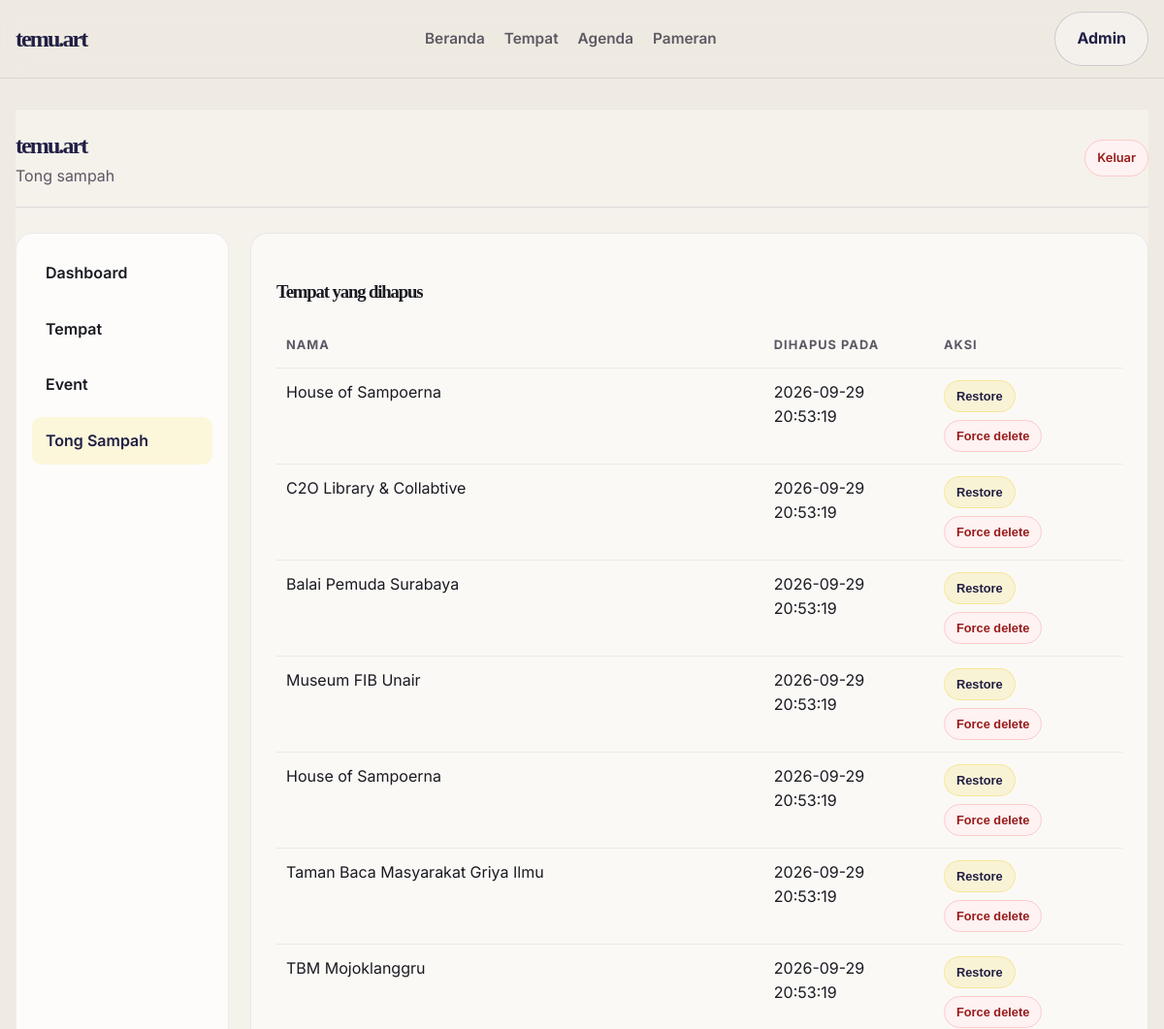
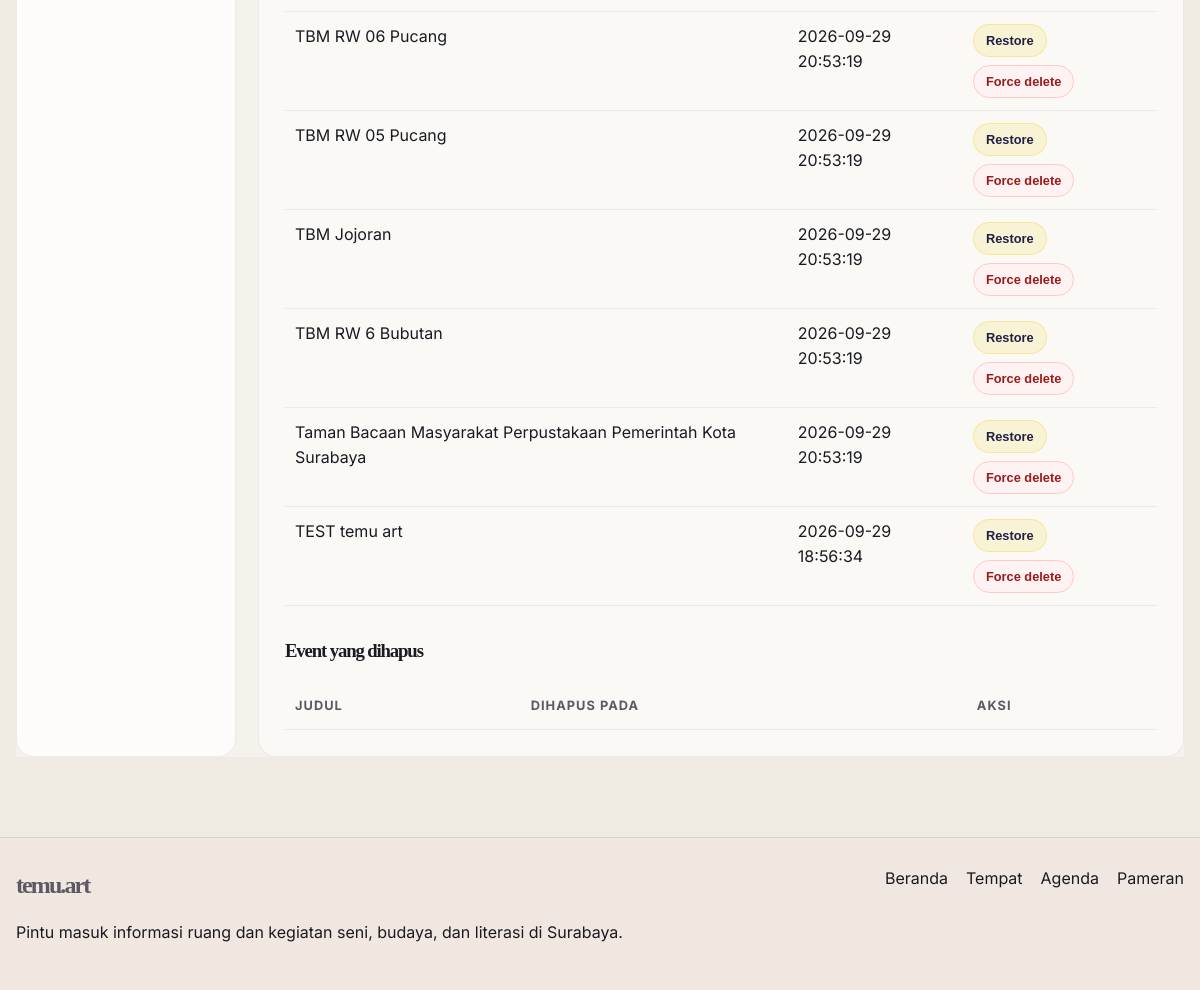
/admin/trash.php (signed in), run on the app's committed database (2 pictures, top to bottom).
### tables this page shows
CREATE TABLE `places` (
  `id` int unsigned NOT NULL AUTO_INCREMENT,
  `name` varchar(160) NOT NULL,
  `category` varchar(80) NOT NULL,
  `description` text NOT NULL,
  `address` varchar(255) NOT NULL,
  `district` varchar(100) NOT NULL,
  `opening_hours` varchar(160) DEFAULT NULL,
  `ticket_info` varchar(160) DEFAULT NULL,
  `phone` varchar(80) DEFAULT NULL,
  `website` varchar(255) DEFAULT NULL,
  `website_type` varchar(30) DEFAULT NULL,
  `instagram` varchar(255) DEFAULT NULL,
  `latitude` decimal(10,7) DEFAULT NULL,
  `longitude` decimal(10,7) DEFAULT NULL,
  `image` varchar(500) DEFAULT NULL,
  `status` enum('active','draft') NOT NULL DEFAULT 'active',
  `deleted_at` datetime DEFAULT NULL,
  `created_at` timestamp NULL DEFAULT CURRENT_TIMESTAMP,
  PRIMARY KEY (`id`),
  KEY `idx_places_category` (`category`),
  KEY `idx_places_district` (`district`)
);

### includes/functions.php (called while the page is built, shortened)
<?php
function db(): PDO
{
    static $pdo = null;
    if ($pdo === null) {
        $config = require __DIR__ . '/../config/database.php';
        $dsn = sprintf(
            'mysql:host=%s;port=%d;dbname=%s;charset=%s',
            $config['host'],
            $config['port'],
            $config['dbname'],
            $config['charset']
        );
        $pdo = new PDO(
            $dsn,
            $config['username'],
            $config['password'],
            [
                PDO::ATTR_ERRMODE => PDO::ERRMODE_EXCEPTION,
                PDO::ATTR_DEFAULT_FETCH_MODE => PDO::FETCH_ASSOC,
                PDO::ATTR_EMULATE_PREPARES => false,
            ]
        );
    }
    return $pdo;
}
function e(?string $value): string
{
    return htmlspecialchars((string) ($value ?? ''), ENT_QUOTES, 'UTF-8');
}

### admin/trash.php (the view, shortened to what this page needs)
<?php
require __DIR__ . '/../includes/functions.php';
$basePath = '../';
$deletedPlaces = db()->query("SELECT * FROM places WHERE deleted_at IS NOT NULL ORDER BY deleted_at DESC")->fetchAll();
require __DIR__ . '/../includes/header.php';
?>
<div class="container" style="padding-top: 32px;">
    <div class="admin-shell">
        <div class="admin-topbar">
            <div>
                <div class="brand">temu.art</div>
                <div class="muted">Tong sampah</div>
            </div>
            <div class="actions">
                <a href="logout.php" class="small-button danger">Keluar</a>
            </div>
        </div>
        <div class="admin-grid" style="margin-top: 26px;">
            <aside class="admin-sidebar">
                <a href="index.php">Dashboard</a>
                <a href="places.php">Tempat</a>
                <a href="events.php">Event</a>
                <a href="trash.php" class="active">Tong Sampah</a>
            </aside>
            <section class="admin-panel">
                <h3>Tempat yang dihapus</h3>
                <div class="table-wrap" style="margin-top: 14px;">
                    <table>
                        <thead>
                            <tr>
                                <th>Nama</th>
                                <th>Dihapus Pada</th>
                                <th>Aksi</th>
                            </tr>
                        </thead>
                        <tbody>
                            <?php foreach ($deletedPlaces as $place): ?>
                                <tr>
                                    <td><?= e($place['name']) ?></td>
                                    <td><?= e($place['deleted_at']) ?></td>
                                    <td>
                                        <div class="actions">
                                            <form method="post" action="place-restore.php">
                                                <button class="small-button primary" type="submit">Restore</button>
                                            </form>
                                            <form method="post" action="place-force-delete.php" onsubmit="return confirm('Hapus permanen tempat ini?');">
                                                <button class="small-button danger" type="submit">Force delete</button>
                                            </form>
                                        </div>
                                    </td>
                                </tr>
                            <?php endforeach; ?>
                        </tbody>
                    </table>
                </div>
                <h3 style="margin-top: 30px;">Event yang dihapus</h3>
                <div class="table-wrap" style="margin-top: 14px;">
                    <table>
                        <thead>
                            <tr>
                                <th>Judul</th>
                                <th>Dihapus Pada</th>
                                <th>Aksi</th>
                            </tr>
                        </thead>
                    </table>
                </div>
            </section>
        </div>
    </div>
</div>
<?php require __DIR__ . '/../includes/footer.php'; ?>

### includes/header.php (shortened to what this page needs)
<?php
$basePath = $basePath ?? '';
?>
<!DOCTYPE html>
<html lang="id">
<head>
    <link rel="stylesheet" href="<?= $basePath ?>assets/css/style.css">
</head>
<body>
    <header class="site-header">
        <div class="container nav-wrap">
            <a href="<?= $basePath ?>index.php" class="brand">temu.art</a>
            <nav class="main-nav" aria-label="Navigasi utama">
                <a href="<?= $basePath ?>index.php">Beranda</a>
                <a href="<?= $basePath ?>tempat.php">Tempat</a>
                <a href="<?= $basePath ?>agenda.php">Agenda</a>
                <a href="<?= $basePath ?>pameran.php">Pameran</a>
            </nav>
            <a href="<?= $basePath ?>admin/login.php" class="button button-ghost">Admin</a>
        </div>
    </header>
    <main class="site-main">

### includes/footer.php (shortened to what this page needs)
    </main>
    <footer class="site-footer">
        <div class="container footer-wrap">
            <div>
                <div class="brand subtle">temu.art</div>
                <p>Pintu masuk informasi ruang dan kegiatan seni, budaya, dan literasi di Surabaya.</p>
            </div>
            <div class="footer-links">
                <a href="index.php">Beranda</a>
                <a href="tempat.php">Tempat</a>
                <a href="agenda.php">Agenda</a>
                <a href="pameran.php">Pameran</a>
            </div>
        </div>
    </footer>
</body>
</html>

### assets/css/style.css (style rules this page uses)
:root { --bg: #efeae2; --body: #f7f3ef; --panel: #fdfaf6; --card: #f3efe7; --ink: #1a1a22; --muted: #5c5864; --line: rgba(34, 31, 60, 0.12); --brand: #f3d95a; --brand-deep: #d6b232; --navy: #2d2d5f; --navy-deep: #201f45; --sand: #e7d8bf; --peach: #e7b78e; --sage: #d0d9b9; --shadow: 0 22px 60px rgba(32, 31, 69, 0.12); }
* { box-sizing: border-box; }
html { scroll-behavior: smooth; }
body { margin: 0; font-family: 'Mont', 'Inter', sans-serif; background: var(--bg); color: var(--ink); line-height: 1.6; }
a { color: inherit; text-decoration: none; }
h1, h2, h3, h4, h5, .brand, .page-header h1, .hero-copy h1, .section-head h2 { font-family: 'Typographica', 'Georgia', serif; letter-spacing: -0.06em; }
.container { width: min(1180px, calc(100% - 32px)); margin: 0 auto; }
.site-header { position: sticky; top: 0; z-index: 10; background: rgba(239, 234, 226, 0.9); backdrop-filter: blur(12px); border-bottom: 1px solid rgba(45, 45, 95, 0.1); }
.nav-wrap { display: flex; align-items: center; justify-content: space-between; min-height: 80px; gap: 24px; }
.brand { font-size: clamp(1.5rem, 2vw, 2rem); font-weight: 700; color: var(--navy-deep); letter-spacing: -0.08em; }
.main-nav { display: flex; gap: 20px; align-items: center; color: var(--muted); font-weight: 600; }
.main-nav a { position: relative; padding: 6px 0; font-size: 0.96rem; }
.main-nav a::after { content: ''; position: absolute; left: 0; bottom: -6px; width: 100%; height: 2px; background: var(--navy); transform: scaleX(0); transition: 0.2s ease; }
.site-main { padding-bottom: 80px; }
.button { display: inline-flex; align-items: center; justify-content: center; padding: 14px 22px; border-radius: 999px; border: 1px solid transparent; font-weight: 700; transition: 0.2s ease; cursor: pointer; }
.button-ghost { border-color: rgba(45, 45, 95, 0.2); background: rgba(255,255,255,0.35); color: var(--navy-deep); }
.feature-row, .stats-grid, .content-grid, .card-grid, .admin-grid { display: grid; gap: 22px; }
.muted { color: var(--muted); }
.site-footer { border-top: 1px solid rgba(45, 45, 95, 0.12); background: #f0e8e0; }
.footer-wrap { display: flex; justify-content: space-between; gap: 18px; padding: 28px 0; }
.footer-links { display: flex; gap: 18px; flex-wrap: wrap; }
.subtle { color: var(--muted); }
.admin-shell { min-height: 100vh; background: #f5f1eb; }
.admin-topbar { display: flex; justify-content: space-between; align-items: center; padding: 18px 0; border-bottom: 1px solid rgba(45, 45, 95, 0.12); }
.admin-grid { grid-template-columns: 220px 1fr; }
.admin-sidebar { background: rgba(255,255,255,0.8); border: 1px solid rgba(45, 45, 95, 0.08); border-radius: 18px; padding: 16px; }
.admin-sidebar a { display: block; padding: 12px 14px; border-radius: 10px; margin-bottom: 8px; color: var(--ink); font-weight: 600; }
.admin-sidebar a.active, .admin-sidebar a:hover { background: rgba(243, 217, 90, 0.2); color: var(--navy-deep); }
.admin-panel { background: rgba(255,255,255,0.55); border: 1px solid rgba(45, 45, 95, 0.08); border-radius: 18px; padding: 26px; }
.table-wrap { overflow-x: auto; }
table { width: 100%; border-collapse: collapse; }
th, td { padding: 12px 10px; border-bottom: 1px solid rgba(45, 45, 95, 0.08); text-align: left; vertical-align: top; }
th { font-size: 0.8rem; letter-spacing: 0.08em; text-transform: uppercase; color: var(--muted); }
.actions { display: flex; gap: 8px; flex-wrap: wrap; }
.small-button { display: inline-block; padding: 8px 12px; border-radius: 999px; font-size: 0.8rem; border: 1px solid rgba(45, 45, 95, 0.12); background: white; font-weight: 600; }
.small-button.danger { background: #fef2f2; border-color: #fecaca; color: #991b1b; }
.small-button.primary { background: rgba(243, 217, 90, 0.2); border-color: rgba(243, 217, 90, 0.5); color: var(--navy-deep); }

### data on the page
places: name "House of Sampoerna", deleted_at "2026-09-29 20:53:19"
places: name "C2O Library & Collabtive", deleted_at "2026-09-29 20:53:19"
places: name "Balai Pemuda Surabaya", deleted_at "2026-09-29 20:53:19"
places: name "Museum FIB Unair", deleted_at "2026-09-29 20:53:19"
places: name "House of Sampoerna", deleted_at "2026-09-29 20:53:19"
places: name "Taman Baca Masyarakat Griya Ilmu", deleted_at "2026-09-29 20:53:19"
places: name "TBM Mojoklanggru", deleted_at "2026-09-29 20:53:19"
places: name "TBM RW 06 Pucang", deleted_at "2026-09-29 20:53:19"
places: name "TBM RW 05 Pucang", deleted_at "2026-09-29 20:53:19"
places: name "TBM Jojoran", deleted_at "2026-09-29 20:53:19"
places: name "TBM RW 6 Bubutan", deleted_at "2026-09-29 20:53:19"
places: name "Taman Bacaan Masyarakat Perpustakaan Pemerintah Kota Surabaya", deleted_at "2026-09-29 20:53:19"
places: name "TEST temu art", deleted_at "2026-09-29 18:56:34"
